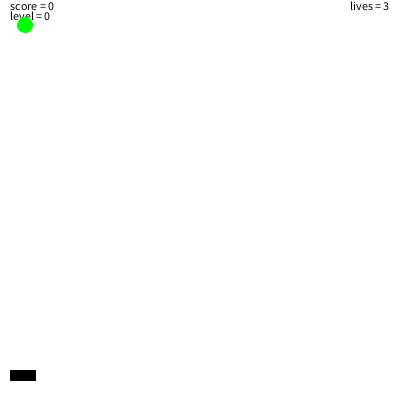
Frame 1 (no input)
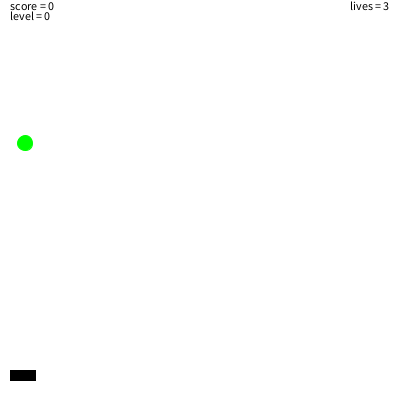
Frame 60 (the mouse pressed at the canvas centre just before this capture)
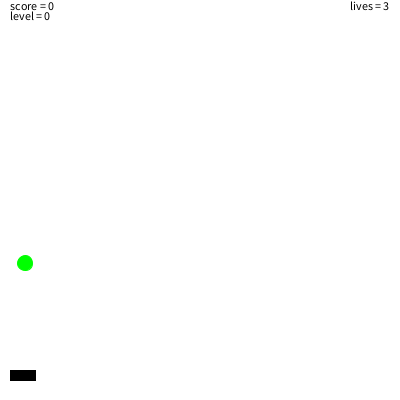
Frame 120 (the mouse held since frame 60 and released just before this capture)

The Processing sketch that drew these frames (run headless with seeded random() and noise(); from frame 60 on, the mouse is pressed at the canvas centre):

// Processing sketch: the_game
// ── the_game.pde
// values
boolean gameover = false;
int lives = 3;
int level = 0;
int score = 0;
int leftright = 10;
// 
Orb orb1;
hitbox hitbox1;
hitbox hitbox2;
blocker blocker1;
// 
void setup() {
  size(400, 400);
  orb1 = new Orb(25, 25, 15);
  hitbox1 = new hitbox(25, 25, 15, 15);
  hitbox2 = new hitbox(leftright, 370, 25, 10);
  blocker1 = new blocker(leftright, 370, 25, 10);
  
}
void draw() {
  background(255);
  fill(0);
  text("score = " + score, 10, 10);
  text("level = " + level, 10, 20);
  text("lives = " + lives, 350, 10);
  if (score == 10) {
    level = 1;
  } else if (score == 27) {
    level = 2;
  } else if (score == 40) {
    level = 3;
  } else if (score == 50) {
    level = 4;
  } else if (score == 60) {
    level = 5;
  } else if (score == 75) {
    level = 6;
  } else if (score == 85) {
    level = 7;
  } else if (score == 10) {
    level = 8;
  } else if (score == 110) {
    level = 9;
  }
  // hitbox detection
  float centerX1 = hitbox1.a + hitbox1.c / 2;
  float centerY1 = hitbox1.b + hitbox1.d / 2;
  float centerX2 = hitbox2.a + hitbox2.c / 2;
  float centerY2 = hitbox2.b + hitbox2.d / 2;
  float distance = dist(centerX1, centerY1, centerX2, centerY2);
  float collisionThreshold = (hitbox1.c + hitbox2.c) / 2;
  if (distance < collisionThreshold) {
    score++;
    orb1.y = 10;
    orb1.x = random(width - 340, width + 10);
  }
  // balk movement
  if (keyPressed) {
    if (key == 'a' && leftright >= 10) {
      leftright -= 7.5;
    } else if (key == 'd' && leftright <= 360) {
      leftright += 7.5;
    }
  }
  // hitbox
  noFill();
  stroke(255, 255, 255);
  hitbox1.displayhitbox();
  hitbox1.a = orb1.x - 8;
  hitbox1.b = orb1.y - 5;
  hitbox2.displayhitbox();
  hitbox2.a = leftright;
  // blocker
  fill(0);
  stroke(0);
  blocker1.displayblocker();
  // ball
  noFill();
  fill(0, 255, 0);
  stroke(0, 255, 0);
  orb1.display();
  orb1.FALL();
//
  keyPressed();
if (lives == 0 && !gameover) {
  gameover = true;
  noLoop();  
  background(255, 0, 0);
  fill(0);
  textSize(16);
  text("GAME OVER Press R to restart", 100, 200);
  textSize(12);
  text("score = " + score, 10, 10);
    text("level = " + level, 10, 20);
    text("lives = " + lives, 350, 10);
}

  }

  

public class Orb {
  float x;
  float y;
  float diameter;
  float speed = 2;
  Orb(float x, float y, float diameter) {
    this. x = x;
    this. y = y;
    this. diameter = diameter;
  }
  public void FALL() {
    y += speed;
    if ( y >= 400) {
      y = 10;
      x = random(10, width - 80);
      lives --;
    }
    if (score == 10) {
      speed += 0.015;
    }
    if (score == 27) {
      speed += 0.008;
    }
    if (score == 40) {
      speed += 0.006;
    }
    if (score == 50) {
      speed += 0.006;
    }
    if (score == 60) {
      speed += 0.004;
    }
    if (score == 75) {
      speed += 0.004;
    }
    if (score == 85) {
      speed += 0.004;
    }
    if (score == 100) {
      speed += 0.004;
    }
    if (score == 110) {
      speed += 0.004;
    }
  }
  void display() {
    ellipse(x, y, diameter, diameter);
  }
}
class hitbox {
  float a;
  float b;
  float c;
  float d;
  hitbox(float a, float b, float c, float d) {
    this. a = a;
    this. b = b;
    this. c = c;
    this. d = d;
  }
  void displayhitbox() {
    rect(a, b, c, d);
  }
}
class blocker {
  float a;
  float b;
  float c;
  float d;
  blocker(float a, float b, float c, float d) {
    this. a = leftright;
    this. b = b;
    this. c = c;
    this. d = d;
  }
  void displayblocker() {
    rect(leftright, b, c, d);
  }
}
void keyPressed() {
  
  if (key == 'r' || key == 'R') {
    if (gameover) {
    
      lives = 3;
      score = 0;
      level = 0;
      gameover = false;
      orb1.y = 25;
      orb1.x = 25;
      orb1.speed = 2;
      leftright = 10;
      loop(); 
    }
  }
}



 
